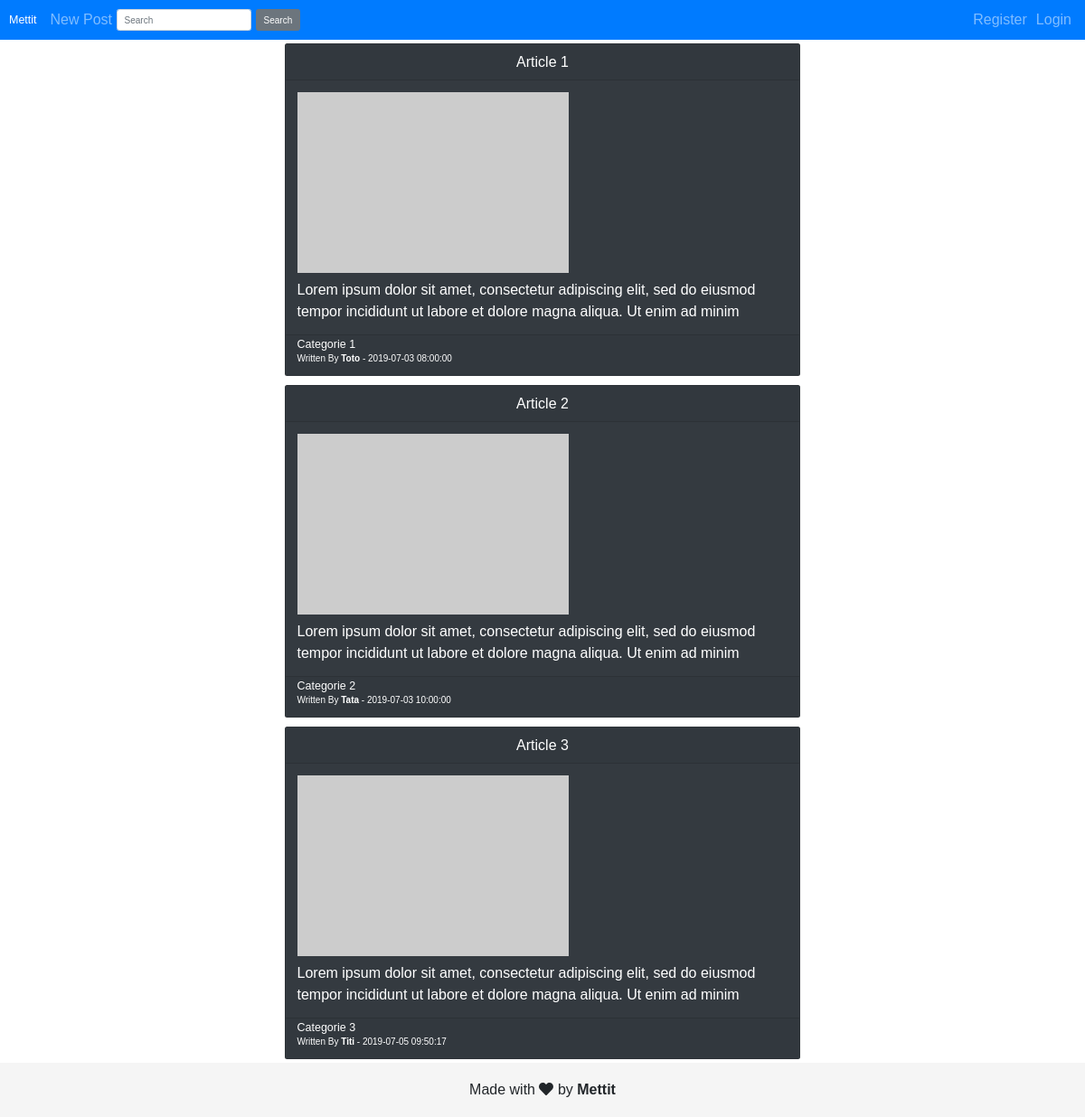
The page / on the database its author committed.
### tables this page shows
CREATE TABLE `articles` (
  `id` int(11) NOT NULL AUTO_INCREMENT,
  `title` tinytext NOT NULL,
  `content` longtext NOT NULL,
  `image` tinytext NOT NULL,
  `date` datetime NOT NULL,
  `user_id` int(11) NOT NULL,
  `category_id` int(11) NOT NULL,
  PRIMARY KEY (`id`),
  KEY `user_id` (`user_id`),
  KEY `category_id` (`category_id`),
  CONSTRAINT `articles_ibfk_4` FOREIGN KEY (`user_id`) REFERENCES `users` (`id`) ON DELETE CASCADE ON UPDATE CASCADE,
  CONSTRAINT `articles_ibfk_5` FOREIGN KEY (`category_id`) REFERENCES `categories` (`id`) ON DELETE CASCADE ON UPDATE CASCADE
);

CREATE TABLE `categories` (
  `id` int(11) NOT NULL AUTO_INCREMENT,
  `name` tinytext NOT NULL,
  PRIMARY KEY (`id`)
);

CREATE TABLE `users` (
  `id` int(11) NOT NULL AUTO_INCREMENT,
  `name` tinytext NOT NULL,
  `role` tinyint(4) NOT NULL DEFAULT '0',
  `password` varchar(255) NOT NULL,
  PRIMARY KEY (`id`)
);

### controllers/functions.php (called while the page is built, shortened)
<?php
function getAllArticles()
{
  try {
    $connec = new PDO("mysql:dbname=app_db; charset=utf8mb4", 'root', '0000');
    $connec->setAttribute(PDO::ATTR_ERRMODE, PDO::ERRMODE_EXCEPTION);
    $request = $connec->prepare("SELECT title, content, image, date, users.name as author, categories.name as category FROM articles LEFT JOIN users ON articles.user_id=users.id LEFT JOIN categories ON articles.category_id=categories.id ;");
    $request->execute();
    return $request->fetchAll(PDO::FETCH_ASSOC);
  } catch (PDOException $e) {
    die("Error occurred:" . $e->getMessage());
  }
}

### public/home.php (the view, shortened to what this page needs)
<?php
require_once 'public/layouts/header.php';
$articles = getAllArticles();
?>
<div class="container col-6">
  <?php foreach ($articles as $key => $value) : ?>
    <div class="card-content align-center card text-white bg-dark mb-3">
      <div class="text-center card-header"> <?= $value["title"] ?> </div>
      <div class="card-body">
        <img class="img-home" src="<?= $value['image'] ?>?random=<?= $key ?>" alt="Card image <?= ++$key ?>">
        <p class="card-text"> <?= substr($value["content"], 0, 140) ?></p>
      </div>
      <div class="card-footer">
        <h5 class="card-subtitle mb-2 text-white"><?= $value["category"] ?></h5>
        <h6 class="card-subtitle mb-2 text-white">Written By <strong><?= $value["author"] ?></strong> - <?= $value["date"] ?></h6>
      </div>
    </div>
  <?php endforeach ?>
</div>
<?php require_once 'public/layouts/footer.php'; ?>

### index.php (shortened to what this page needs)
<?php
require_once('controllers/functions.php');
$request_uri = explode('?', $_SERVER['REQUEST_URI'], 2);
switch ($request_uri[0]) {
  case '/':
    require 'public/home.php';
    break;
}

### public/layouts/header.php (shortened to what this page needs)
<!doctype html>
<html class="" lang="fr">
<head>
  <link rel="stylesheet" href="https://stackpath.bootstrapcdn.com/bootstrap/4.3.1/css/bootstrap.min.css">
  <link rel="stylesheet" href="public/css/style.css">
</head>
<body>
  <header>
    <nav class="navbar navbar-expand-md navbar-dark bg-primary fixed-top">
      <a class="navbar-brand" href="/">Mettit</a>
      <div class="collapse navbar-collapse" id="navbarMenu">
        <ul class="navbar-nav mr-auto">
          <li class="nav-item">
            <a class="nav-link" href="/newPost">New Post</a>
          </li>
          <form class="form-inline my-2 my-lg-0">
            <input class="form-control mr-sm-2" type="text" placeholder="Search">
            <button class="btn btn-secondary my-2 my-sm-0" type="submit">Search</button>
          </form>
        </ul>
        <ul class="navbar-nav">
          <li class="nav-item">
            <?php if (!isset($_SESSION['username'])) { ?>
              <a class="nav-link" href="/register">Register</a>
            <?php } ?>
          </li>
          <li class="nav-item">
            <?php if (isset($_SESSION['username'])) { ?>
              <a class="nav-link" href="/logoutAction">Logout</a>
            <?php } else { ?>
              <a class="nav-link" href="/login">Login</a>
            <?php } ?>
          </li>
        </ul>
      </div>
    </nav>
  </header>

### public/layouts/footer.php (shortened to what this page needs)
<footer class="footer">
    <div class="container">
        <p class="m-0 text-center text-black">Made with <i class="fas fa-heart"></i> by <strong>Mettit</strong></p>
    </div>
</footer>
</body>
</html>

### public/css/style.css (style rules this page uses)
* { margin: 0; padding: 0; }
html { position: relative; min-height: 100%; font-size: 62.5%; line-height: 1.2; }
body { font-family: sans-serif; font-size: 1.6rem; margin-bottom: 64px; }
body>.container { padding-top: 48px; }
.footer { position: absolute; bottom: 0; width: 100%; height: 60px; line-height: 60px; background-color: #f5f5f5; }
.text-center { text-align: center; }

### rows shown on the page
articles: title "Article 1", content "Lorem ipsum dolor sit amet, consectetur adipiscing elit, sed do eiusmod tempor incididunt ut labore et dolore magna aliqua. Ut enim ad minim", category.name "Categorie 1", user.name "Toto", date "2019-07-03 08:00:00"
articles: title "Article 2", content "Lorem ipsum dolor sit amet, consectetur adipiscing elit, sed do eiusmod tempor incididunt ut labore et dolore magna aliqua. Ut enim ad minim", category.name "Categorie 2", user.name "Tata", date "2019-07-03 10:00:00"
articles: title "Article 3", content "Lorem ipsum dolor sit amet, consectetur adipiscing elit, sed do eiusmod tempor incididunt ut labore et dolore magna aliqua. Ut enim ad minim", category.name "Categorie 3", user.name "Titi", date "2019-07-05 09:50:17"
